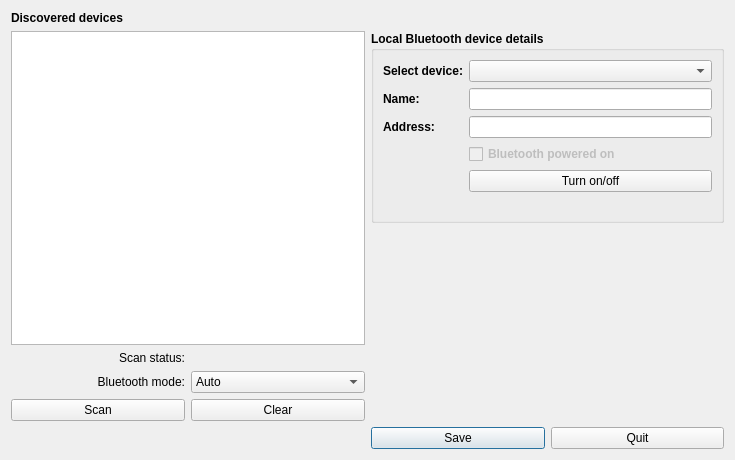
<?xml version="1.0" encoding="UTF-8"?>
<ui version="4.0">
 <class>BtDeviceSelectionDialog</class>
 <widget class="QDialog" name="BtDeviceSelectionDialog">
  <property name="geometry">
   <rect>
    <x>0</x>
    <y>0</y>
    <width>735</width>
    <height>460</height>
   </rect>
  </property>
  <property name="windowTitle">
   <string>Remote Bluetooth device selection</string>
  </property>
  <layout class="QGridLayout" name="gridLayout">
   <item row="3" column="1">
    <layout class="QHBoxLayout" name="dialogControls">
     <item>
      <widget class="QPushButton" name="save">
       <property name="text">
        <string>Save</string>
       </property>
      </widget>
     </item>
     <item>
      <widget class="QPushButton" name="quit">
       <property name="sizePolicy">
        <sizepolicy hsizetype="Minimum" vsizetype="Fixed">
         <horstretch>0</horstretch>
         <verstretch>0</verstretch>
        </sizepolicy>
       </property>
       <property name="text">
        <string>Quit</string>
       </property>
      </widget>
     </item>
    </layout>
   </item>
   <item row="3" column="0">
    <widget class="QLabel" name="dialogStatus">
     <property name="text">
      <string/>
     </property>
     <property name="wordWrap">
      <bool>true</bool>
     </property>
    </widget>
   </item>
   <item row="0" column="0">
    <widget class="QLabel" name="discoveredDevicesLabel">
     <property name="sizePolicy">
      <sizepolicy hsizetype="Fixed" vsizetype="Fixed">
       <horstretch>0</horstretch>
       <verstretch>0</verstretch>
      </sizepolicy>
     </property>
     <property name="font">
      <font>
       <weight>75</weight>
       <bold>true</bold>
      </font>
     </property>
     <property name="text">
      <string>Discovered devices</string>
     </property>
    </widget>
   </item>
   <item row="1" column="0" rowspan="2">
    <layout class="QVBoxLayout" name="remoteDevicesSection">
     <item>
      <widget class="QListWidget" name="discoveredDevicesList">
       <property name="sizePolicy">
        <sizepolicy hsizetype="MinimumExpanding" vsizetype="Expanding">
         <horstretch>0</horstretch>
         <verstretch>0</verstretch>
        </sizepolicy>
       </property>
      </widget>
     </item>
     <item>
      <layout class="QGridLayout" name="scanLayout">
       <item row="1" column="0">
        <widget class="QLabel" name="btModeLabel">
         <property name="text">
          <string>Bluetooth mode:</string>
         </property>
         <property name="alignment">
          <set>Qt::AlignRight|Qt::AlignTrailing|Qt::AlignVCenter</set>
         </property>
        </widget>
       </item>
       <item row="1" column="1">
        <widget class="QComboBox" name="btMode">
         <item>
          <property name="text">
           <string>Auto</string>
          </property>
         </item>
         <item>
          <property name="text">
           <string>Force LE</string>
          </property>
         </item>
         <item>
          <property name="text">
           <string>Force classical</string>
          </property>
         </item>
        </widget>
       </item>
       <item row="0" column="0">
        <widget class="QLabel" name="scanStatusLabel">
         <property name="text">
          <string>Scan status:</string>
         </property>
         <property name="alignment">
          <set>Qt::AlignRight|Qt::AlignTrailing|Qt::AlignVCenter</set>
         </property>
        </widget>
       </item>
       <item row="0" column="1">
        <layout class="QHBoxLayout" name="scanStatusLayout">
         <item>
          <widget class="QLabel" name="scanStatus">
           <property name="text">
            <string/>
           </property>
          </widget>
         </item>
         <item>
          <widget class="QtWaitingSpinner" name="waitingSpinner" native="true"/>
         </item>
        </layout>
       </item>
       <item row="2" column="0">
        <widget class="QPushButton" name="scan">
         <property name="sizePolicy">
          <sizepolicy hsizetype="Minimum" vsizetype="Minimum">
           <horstretch>0</horstretch>
           <verstretch>0</verstretch>
          </sizepolicy>
         </property>
         <property name="text">
          <string>Scan</string>
         </property>
        </widget>
       </item>
       <item row="2" column="1">
        <widget class="QPushButton" name="clear">
         <property name="sizePolicy">
          <sizepolicy hsizetype="Minimum" vsizetype="Minimum">
           <horstretch>0</horstretch>
           <verstretch>0</verstretch>
          </sizepolicy>
         </property>
         <property name="text">
          <string>Clear</string>
         </property>
        </widget>
       </item>
      </layout>
     </item>
     <item>
      <layout class="QHBoxLayout" name="btModeSection"/>
     </item>
    </layout>
   </item>
   <item row="1" column="1">
    <widget class="QGroupBox" name="localDeviceDetails">
     <property name="sizePolicy">
      <sizepolicy hsizetype="Minimum" vsizetype="Preferred">
       <horstretch>0</horstretch>
       <verstretch>0</verstretch>
      </sizepolicy>
     </property>
     <property name="font">
      <font>
       <weight>75</weight>
       <bold>true</bold>
      </font>
     </property>
     <property name="title">
      <string>Local Bluetooth device details</string>
     </property>
     <property name="flat">
      <bool>false</bool>
     </property>
     <layout class="QFormLayout" name="formLayout_2">
      <item row="2" column="0">
       <widget class="QLabel" name="deviceNameLabel">
        <property name="text">
         <string>Name: </string>
        </property>
       </widget>
      </item>
      <item row="2" column="1">
       <widget class="QLineEdit" name="deviceName">
        <property name="readOnly">
         <bool>true</bool>
        </property>
       </widget>
      </item>
      <item row="3" column="0">
       <widget class="QLabel" name="deviceAddressLabel">
        <property name="text">
         <string>Address:</string>
        </property>
       </widget>
      </item>
      <item row="3" column="1">
       <widget class="QLineEdit" name="deviceAddress">
        <property name="readOnly">
         <bool>true</bool>
        </property>
       </widget>
      </item>
      <item row="5" column="1">
       <widget class="QCheckBox" name="deviceState">
        <property name="enabled">
         <bool>false</bool>
        </property>
        <property name="sizePolicy">
         <sizepolicy hsizetype="Fixed" vsizetype="Fixed">
          <horstretch>0</horstretch>
          <verstretch>0</verstretch>
         </sizepolicy>
        </property>
        <property name="font">
         <font>
          <weight>75</weight>
          <bold>true</bold>
         </font>
        </property>
        <property name="text">
         <string>Bluetooth powered on</string>
        </property>
        <property name="checkable">
         <bool>true</bool>
        </property>
       </widget>
      </item>
      <item row="1" column="1">
       <widget class="QComboBox" name="localSelectedDevice"/>
      </item>
      <item row="1" column="0">
       <widget class="QLabel" name="selectDeviceLabel">
        <property name="text">
         <string>Select device:</string>
        </property>
       </widget>
      </item>
      <item row="6" column="1">
       <widget class="QPushButton" name="changeDeviceState">
        <property name="sizePolicy">
         <sizepolicy hsizetype="Expanding" vsizetype="Minimum">
          <horstretch>0</horstretch>
          <verstretch>0</verstretch>
         </sizepolicy>
        </property>
        <property name="font">
         <font>
          <weight>50</weight>
          <bold>false</bold>
         </font>
        </property>
        <property name="text">
         <string>Turn on/off</string>
        </property>
       </widget>
      </item>
     </layout>
    </widget>
   </item>
  </layout>
 </widget>
 <customwidgets>
  <customwidget>
   <class>QtWaitingSpinner</class>
   <extends>QWidget</extends>
   <header>qtwaitingspinner.h</header>
  </customwidget>
 </customwidgets>
 <resources/>
 <connections/>
</ui>
